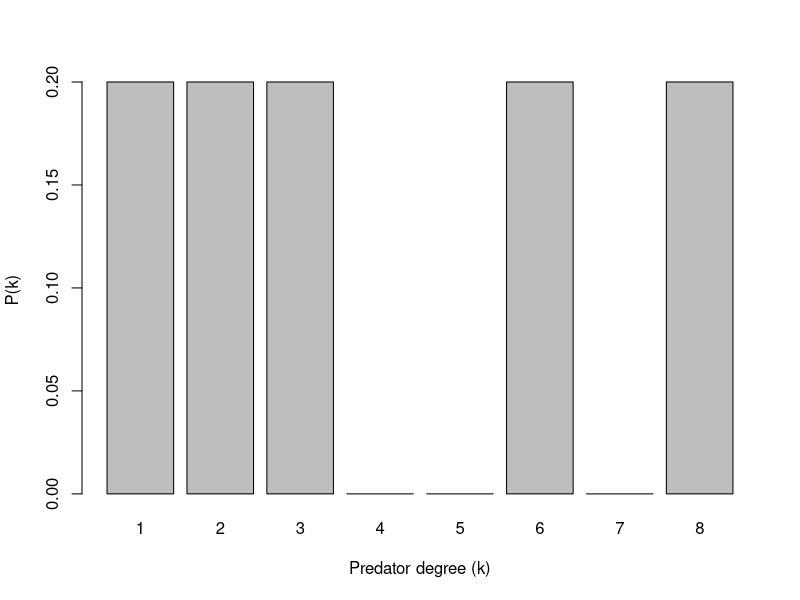
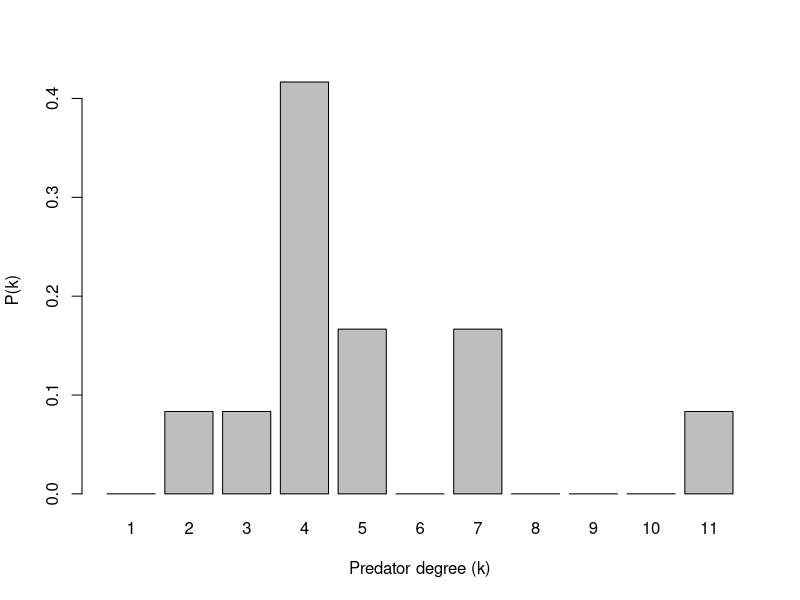
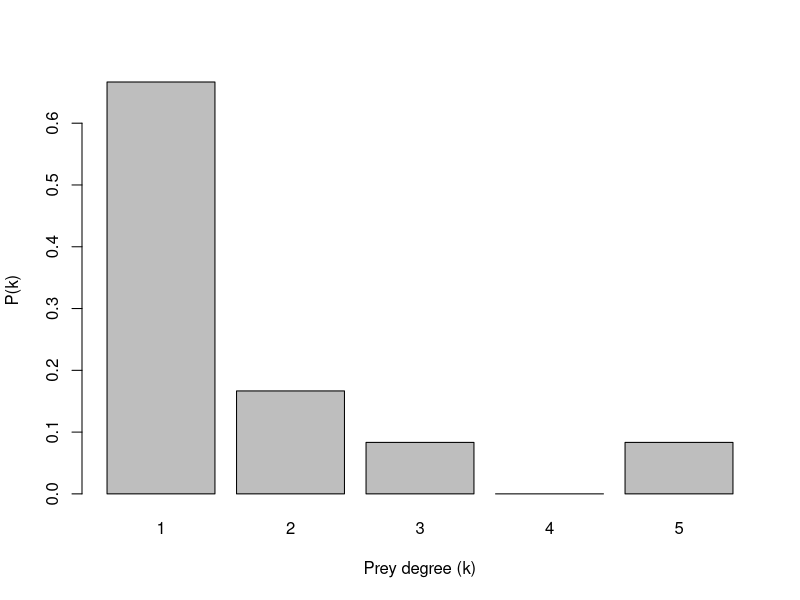
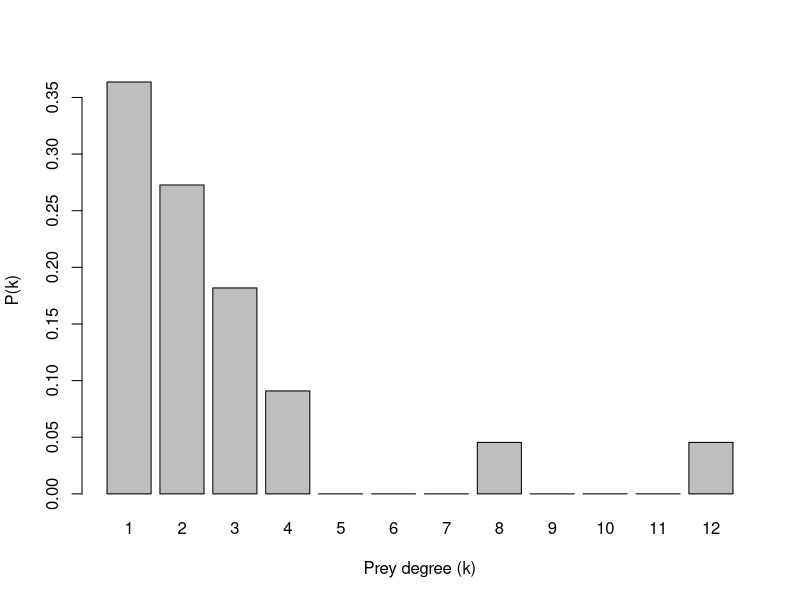
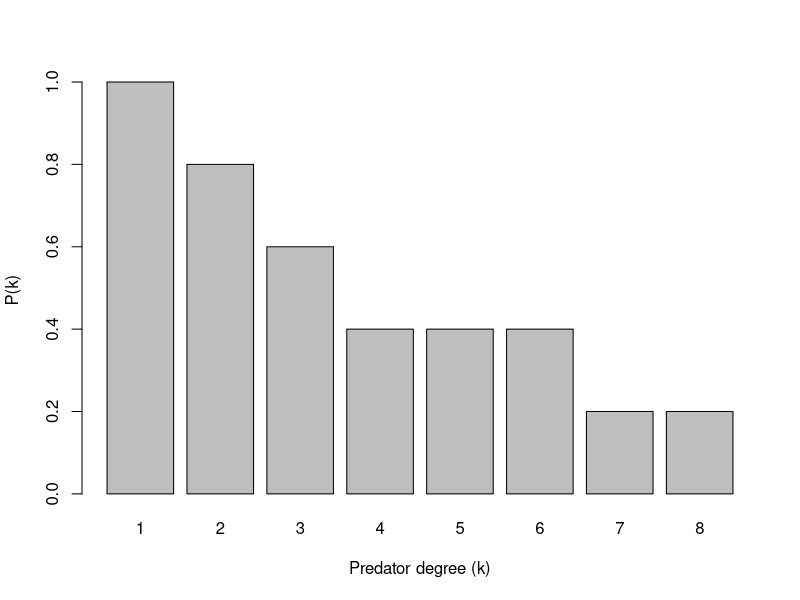
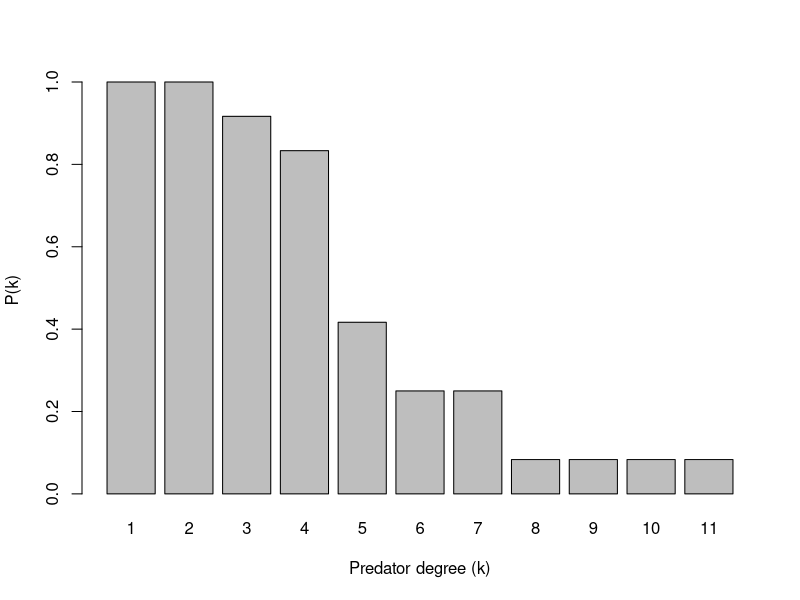
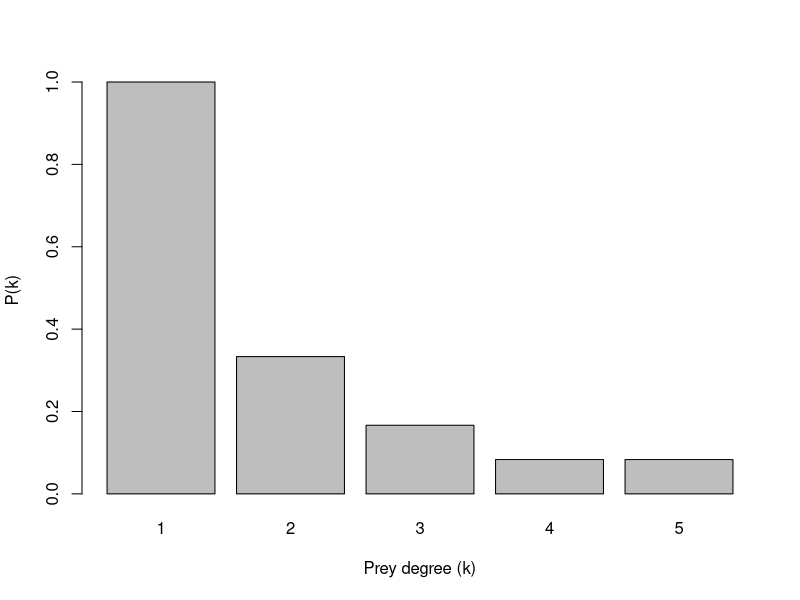
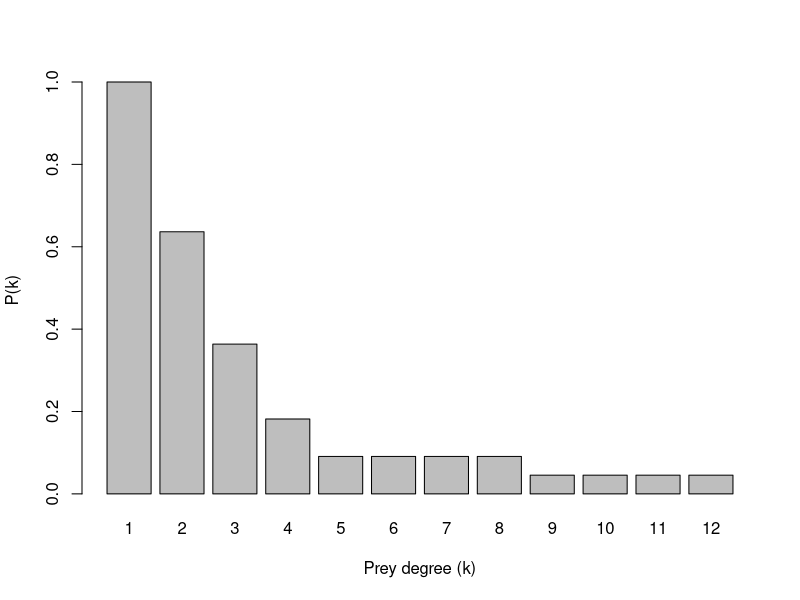

These charts were generated, in order, by the following R code:
###
### Calculating indices related to the P(k) degree distribution
###-----Set a Directory---------------------------------------------------------
setwd("C:/Users/nunes/Documentos/Code/Projeto_IC") # Laptop
setwd("D:/Drive/Other computers/Meu laptop/Code/Projeto_IC") # PC
###-----Import and Filter the Matrices------------------------------------------
# Import the matrices and create a webs object
# A matrix as > higher trophic level species=anurans (columns) 
# and lower trophic level species=prey (rows).

# Read all the interaction network matrices into a list
links_eu_vol = t(as.matrix(read.csv("Diet_E_Vol_Xincomp.csv", header = T, row.names = 1)))
links_mt_vol = t(as.matrix(read.csv("Diet_M_Vol_Xincomp.csv", header = T, row.names = 1)))
links_eu_freq = t(as.matrix(read.csv("Diet_E_Freq_Xincomp.csv", header = T, row.names = 1)))
links_mt_freq = t(as.matrix(read.csv("Diet_M_Freq_Xincomp.csv", header = T, row.names = 1)))

webs = list(links_eu_vol, links_mt_vol, links_eu_freq, links_mt_freq) # create a list w/ the matrices
envs = c("vol_eu", "vol_mt", "freq_eu", "freq_mt") # names of each env and type combination
names(webs) = envs # name the list

# Filter the Eucalyptus matrices
cols_to_remove_eu = which(colSums(webs$freq_eu) < 5) # Only for freq bc it reveals the discrete number of preys
                                                     # Min of 5 prey items p/ species
if (length(cols_to_remove_eu) > 0) { # Check if is a int(0)
  webs$vol_eu = webs$vol_eu[, -cols_to_remove_eu] # Remove columns
  webs$freq_eu = webs$freq_eu[, -cols_to_remove_eu] # Remove columns
}

rows_to_remove_eu = which(rowSums(webs$freq_eu) == 0) # Check if there are items without a predator
if (length(rows_to_remove_eu) > 0) { # Check if is a int(0)
  webs$vol_eu = webs$vol_eu[-rows_to_remove_eu,] # Remove columns
  webs$freq_eu = webs$freq_eu[-rows_to_remove_eu,] # Remove columns
}
# Filter the Atlantic Forest matrices
cols_to_remove_mt = which(colSums(webs$freq_mt) < 5) # Only for freq bc it reveals the discrete number of preys
                                                    # Min of 5 prey items
if (length(cols_to_remove_mt) > 0) { # Check if is a int(0)
  webs$vol_mt = webs$vol_mt[, -cols_to_remove_mt] # Remove columns
  webs$freq_mt = webs$freq_mt[, -cols_to_remove_mt] # Remove columns
}

rows_to_remove_mt = which(rowSums(webs$freq_mt) == 0) # Check if there are items without a predator
if (length(rows_to_remove_mt) > 0) { # Check if is a int(0)
  webs$vol_mt = webs$vol_mt[-rows_to_remove_mt,] # Remove columns
  webs$freq_mt = webs$freq_mt[-rows_to_remove_mt,] # Remove columns
}
###-----Network Size and Connectance--------------------------------------------
#1 Network Size
ind_size = list ()
for (env in envs) {
  ind_size[[env]] = dim(webs[[env]])[1]+dim(webs[[env]])[2] # Here defined as the number of nodes in the matrix
}
print(ind_size)

#2 Connectance
ind_connect = list()
for (env in envs) {
  ind_connect[[env]] = sum(webs[[env]] > 0)/prod(dim(webs[[env]])) # Total links / number of possible links
}
print(ind_connect)

###------Simple Degree distribution---------------------------------------------
# Predator degree 
pred_k = list()
pred_hi = list()
for (env in envs) {
  pred_k[[env]][["distr"]] = colSums(webs[[env]][,colnames(webs[[env]])] > 0) # Create a list inside envlist() with the values
  pred_k[[env]][["mean"]] = mean(pred_k[[env]][["distr"]])
  pred_k[[env]][["max"]] = max(pred_k[[env]][["distr"]])
  pred_k[[env]][["min"]] = min(pred_k[[env]][["distr"]])
  pred_k[[env]][["sd"]] = sd(pred_k[[env]][["distr"]])
  pred_hi[[env]] = hist(pred_k[[env]][["distr"]], 0:max(pred_k[[env]][["distr"]]), plot = FALSE) # Histogram
}

# Prey item degree
prey_k = list()
prey_hi = list()
for (env in envs) {
  prey_k[[env]][["distr"]] = rowSums(webs[[env]][,colnames(webs[[env]])] > 0) # Create a list inside envlist() with the values
  prey_hi[[env]] = hist(prey_k[[env]][["distr"]], 0:max(prey_k[[env]][["distr"]]), plot = FALSE) # Histogram
}

# Plot all the histograms
# Eucalyptus Vs Atlântic Forest Predator P(k)
barplot(pred_hi[["freq_eu"]]$density, names.arg = c(1:max(pred_k[["freq_eu"]][["distr"]])),
        xlab = "Predator degree (k)", ylab = "P(k)")
barplot(pred_hi[["freq_mt"]]$density, names.arg = c(1:max(pred_k[["freq_mt"]][["distr"]])),
        xlab = "Predator degree (k)", ylab = "P(k)")

# Eucalyptus Vs Atlântic Forest Prey P(k)
barplot(prey_hi[["freq_eu"]]$density, names.arg = c(1:max(prey_k[["freq_eu"]][["distr"]])),
        xlab = "Prey degree (k)", ylab = "P(k)")
barplot(prey_hi[["freq_mt"]]$density, names.arg = c(1:max(prey_k[["freq_mt"]][["distr"]])),
        xlab = "Prey degree (k)", ylab = "P(k)")

###------Cumulative Degree distribution-----------------------------------------
# Predator degree 
cum_pred_k = list()
cum_pred_hi = list()

# Create the cumulative distribution histogram
for (env in envs) {
  sum_vector = c()
  ktemp = colSums(webs[[env]][,colnames(webs[[env]])] > 0) # Create a list inside envlist() with the values
  cum_pred_hi[[env]] = hist(ktemp, 0:max(ktemp), plot = FALSE) # Histogram
  for (i in 1:length(cum_pred_hi[[env]][["counts"]])) {
    sum_vector[i] = sum(cum_pred_hi[[env]][["counts"]][i:length(cum_pred_hi[[env]][["counts"]])])
  }
  cum_pred_hi[[env]][["inv_count"]] = sum_vector
  cum_pred_hi[[env]][["inv_density"]] = sum_vector/max(sum_vector)
}

# Prey item degree
cum_prey_k = list()
cum_prey_hi = list()

# Create the cumulative distribution histogram
for (env in envs) {
  sum_vector = c()
  ktemp = rowSums(webs[[env]][,colnames(webs[[env]])] > 0) # Create a list inside envlist() with the values
  cum_prey_hi[[env]] = hist(ktemp, 0:max(ktemp), plot = FALSE) # Histogram
  for (i in 1:length(cum_prey_hi[[env]][["counts"]])) {
    sum_vector[i] = sum(cum_prey_hi[[env]][["counts"]][i:length(cum_prey_hi[[env]][["counts"]])])
  }
  cum_prey_hi[[env]][["inv_count"]] = sum_vector
  cum_prey_hi[[env]][["inv_density"]] = sum_vector/max(sum_vector)
}

# Plot all the histograms
# Eucalyptus Vs Atlântic Forest Predator P(k)
barplot(cum_pred_hi[["freq_eu"]]$inv_density, names.arg = c(1:max(pred_k[["freq_eu"]][["distr"]])),
        xlab = "Predator degree (k)", ylab = "P(k)")
barplot(cum_pred_hi[["freq_mt"]]$inv_density, names.arg = c(1:max(pred_k[["freq_mt"]][["distr"]])),
        xlab = "Predator degree (k)", ylab = "P(k)")

# Eucalyptus Vs Atlântic Forest Prey P(k)
barplot(cum_prey_hi[["freq_eu"]]$inv_density, names.arg = c(1:max(prey_k[["freq_eu"]][["distr"]])),
        xlab = "Prey degree (k)", ylab = "P(k)")
barplot(cum_prey_hi[["freq_mt"]]$inv_density, names.arg = c(1:max(prey_k[["freq_mt"]][["distr"]])),
        xlab = "Prey degree (k)", ylab = "P(k)")


# Save as PNG files
png(filename = "D:/Drive/Other computers/Meu laptop/LAB_VERT/Dieta_MV/Results/raw/inv_mt_prey_pk.png"
    , width = 700, height = 600) # PC

dev.off()
